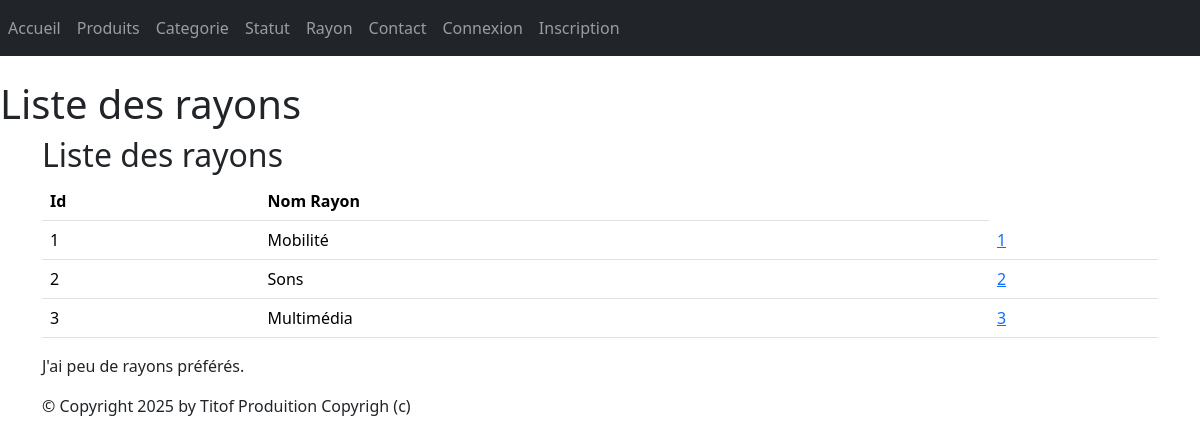
Page /monApp/rayons/ on the committed database.
### monApp/models.py (models this page shows, shortened)
class Rayon(models.Model):
    idRayon = models.AutoField(primary_key=True)
    nomRayon = models.CharField(max_length=100)

### monApp/views.py (the view)
# urls.py: path('rayons/',views.RayonListView.as_view() ,name='lst_rayon'),
class RayonListView(ListView):
    model = Rayon
    template_name = "monApp/list_rayons.html"
    context_object_name = "rayons"
    def get_context_data(self, **kwargs):
        context = super(RayonListView, self).get_context_data(**kwargs)
        context['titremenu'] = "Liste des rayons"
        return context

### monApp/templates/monApp/list_rayons.html
{% extends 'monApp/base.html' %}
{% block menu %}
<h1>Liste des rayons</h1>
{% endblock %}
{% block contenu %}
    <h2>{{titremenu}}</h2>
    <table class="table">
        <thead>
            <th>Id</th>
            <th>Nom Rayon</th>
        </thead>
        <tbody>
            {% for ray in rayons %}
            <tr>
                <td>{{ ray.idRayon }} </td>
                <td>{{ ray.nomRayon }} </td>
                <td><a href="{% url 'dtl_rayon' ray.idRayon %}">{{ ray.idRayon }}</a></td>
            </tr>
            {% endfor %}
        </tbody>
    </table>
    <p>
    J'ai
    {% if prdts|length < 5 %}
    peu de
    {% elif prdts|length < 10 %}
    quelques
    {% else %}
    beaucoup de
    {% endif %}
    rayons préférés.
    </p>
{% endblock %}

### static/style.css (style rules this page uses)
h1 { color: red }

### rows in the picture
Rayon: idRayon "1", nomRayon "Mobilité"
Rayon: idRayon "2", nomRayon "Sons"
Rayon: idRayon "3", nomRayon "Multimédia"

### other values in the picture
{{ titremenu }} "Liste des rayons"
